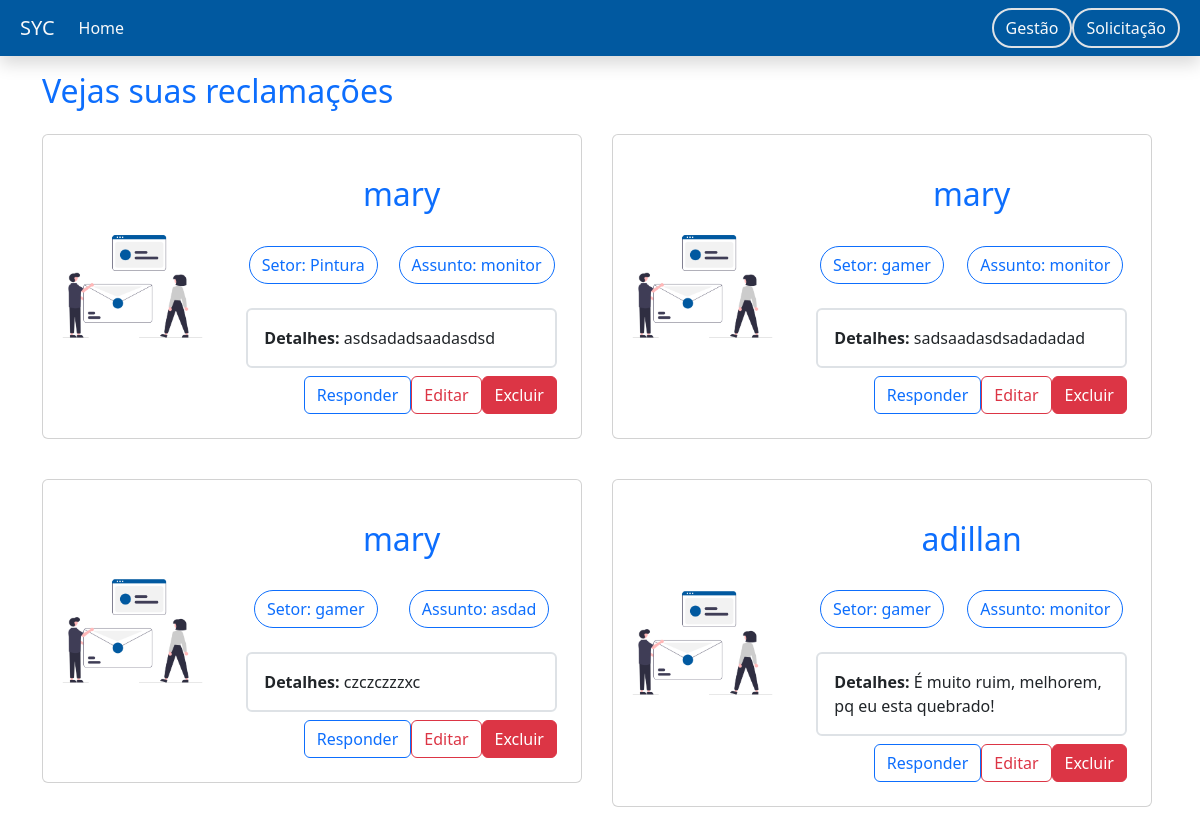
Screenshot of /home (signed in) with the database file from the repository.
### tables this page shows
CREATE TABLE solicitacoes (
            id INTEGER PRIMARY KEY AUTOINCREMENT,
            username TEXT NOT NULL,
            telefone TEXT NOT NULL,
            email TEXT NOT NULL,
            setor TEXT NOT NULL,
            assunto TEXT NOT NULL,
            detalhes TEXT NOT NULL
        );

### app.py (the view)
@app.route('/home')
def home():
    if 'username' in session:
        username = session['username']
        is_admin = session.get('is_admin', False)
        conn = sqlite3.connect(DATABASE)
        cursor = conn.cursor()
        cursor.execute('SELECT * FROM solicitacoes')
        solicitacoes = cursor.fetchall()
        conn.close()
        return render_template('home.html', username=username, is_admin=is_admin, solicitacoes=solicitacoes)
    else:
        return redirect('/fazer_login')

### templates/home.html (shortened to what this page needs)
<!DOCTYPE html>
<html lang="pt-br">
<head>
    <link rel="stylesheet" href="https://cdn.jsdelivr.net/npm/bootstrap@5.3.2/dist/css/bootstrap.min.css">
    <link rel="stylesheet" href="https://cdn.jsdelivr.net/npm/bootstrap-icons@1.11.1/font/bootstrap-icons.css">
    <link rel="stylesheet" href="style.css">
</head>
<body class="d-flex flex-column">
    <header>
        <nav class="navbar navbar-expand-lg fixed-top navbar-scroll shadow p-2 mb-5 p-2" style="background-color: #0159a0;">
            <div class="container-fluid">
                <a class="navbar-brand text-light" href="#">SYC</a>
                <div class="collapse navbar-collapse" id="navbarExample01">
                    <ul class="navbar-nav me-auto mb-2 mb-lg-0">
                        <li class="nav-item active">
                            <a class="nav-link text-light" aria-current="page" href="/">Home</a>
                        </li>
                    </ul>
                    {% if is_admin %}
                      <a href="/gestao" class="btn btn-outline-light rounded-pill border border-2">Gestão</a>
                    {% endif %}
                    <a href="/solicitacao" class="btn btn-outline-light rounded-pill border border-2">Solicitação</a>
                </div>
            </div>
        </nav>
    </header>
    <main class="flex-fill">f
        <section class="">
        <div class="container mt-5">
            <div class="text-animado">
                <h1 class="text-primary mb-4 fs-2" >Vejas suas reclamações</h1>
            </div>
            <div class="row">
                {% for solicitacao in solicitacoes %}
                <div class="col-md-6 mb-4">
                    <div class="card mb-3" style="max-width: 540px;">
                        <div class="row g-0">
                          <div class="col-md-4 align-items-center d-flex">
                            <img src="/static/IMG/soli.png" class="img-fluid rounded-start" alt="...">
                          </div>
                          <div class="col-md-8">
                            <div class="card-body">
                              <h5 class="card-title d-flex justify-content-center text-primary fs-2 p-4">{{ solicitacao[1] }}</h5>
                              <div class="d-flex justify-content-around">
                                <p class="btn btn-outline-primary rounded-pill">Setor: {{ solicitacao[4] }}</p>
                                <p class="btn btn-outline-primary rounded-pill">Assunto: {{ solicitacao[5] }}</p>
                              </div>
                              <div class=" border border-2 rounded m-2 p-3">
                                <p class="card-text"><strong>Detalhes:</strong> {{ solicitacao[6] }}</p>
                              </div>
                              {% if is_admin %}
                              <div class="m-2 d-flex flex-row-reverse">
                                <a href="javascript:void(0);" onclick="confirmarExclusao('{{ solicitacao[0] }}')" class="btn btn-danger">Excluir</a>
                                <a href="/editar/{{ solicitacao[0] }}" class="btn btn-outline-danger">Editar</a>
                                <a href="#" class="btn btn-outline-primary" onclick="mostrarFormResposta('{{ solicitacao[0] }}')">Responder</a>
                              </div>
                              {% endif %}
                            </div>
                          </div>
                        </div>
                      </div>
                    </div>
                {% endfor %}
            </div>
        </div>
    </section>
    </main>
</body>
</html

### static/CSS/style.css (style rules this page uses)
* { margin: 0; padding: 0; }
body { overflow: hidden; }
.text-animado { font-size: 45px; font-weight: 300; }

### rows the page displays
solicitacoes: username "mary", setor "Pintura", assunto "monitor", detalhes "asdsadadsaadasdsd"
solicitacoes: username "mary", setor "gamer", assunto "monitor", detalhes "sadsaadasdsadadadad"
solicitacoes: username "mary", setor "gamer", assunto "asdad", detalhes "czczczzzxc"
solicitacoes: username "adillan", setor "gamer", assunto "monitor", detalhes "É muito ruim, melhorem, pq eu esta quebrado!"
